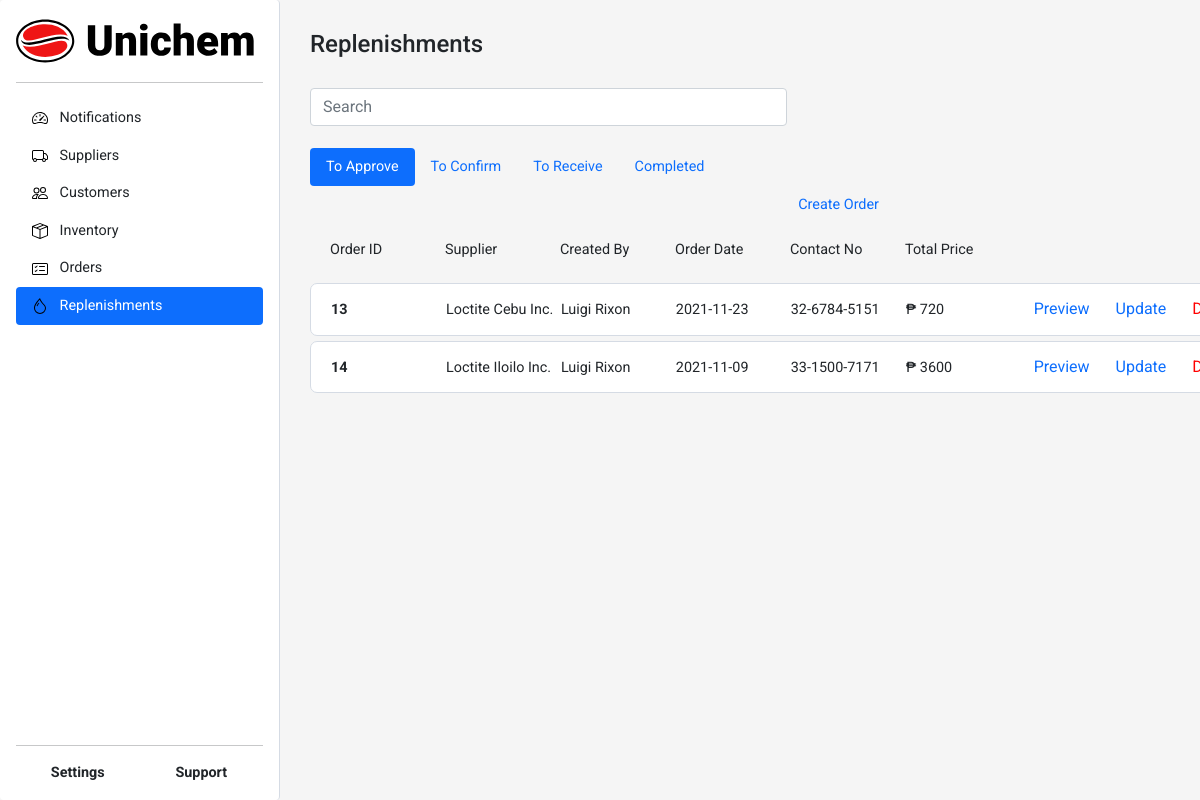
/sections/replenishments.php, run on the app's committed database.
### tables this page shows
CREATE TABLE `replenishment` (
  `repOrderID` int(11) NOT NULL,
  `supplierID` int(11) NOT NULL,
  `createdBy` int(11) NOT NULL,
  `repOrderDate` date NOT NULL,
  `orderStatus` enum('To-Confirm','To-Ship','To-Receive','Completed','To-Approve') NOT NULL,
  `shipRequiredDate` date NOT NULL,
  `paidStatus` enum('paid','unpaid') NOT NULL
);

CREATE TABLE `replenishment_line` (
  `replenishmentLineID` int(11) NOT NULL,
  `repOrderID` int(11) NOT NULL,
  `productID` int(11) NOT NULL,
  `quantity` int(11) NOT NULL
);

CREATE TABLE `supplier` (
  `supplierID` int(11) NOT NULL,
  `companyName` varchar(255) NOT NULL,
  `contactFName` varchar(255) NOT NULL,
  `contactLName` varchar(255) NOT NULL,
  `email` varchar(255) NOT NULL,
  `contactNo` char(15) NOT NULL,
  `logo` varchar(255) NOT NULL
);

CREATE TABLE `inventory_users` (
  `userID` int(11) NOT NULL,
  `userType` enum('Manager','User','Empty') NOT NULL,
  `userFirstName` varchar(255) NOT NULL,
  `userLastName` varchar(255) NOT NULL,
  `userName` varchar(255) NOT NULL,
  `email` varchar(255) NOT NULL,
  `password` varchar(255) NOT NULL
);

CREATE TABLE `product` (
  `productID` int(11) NOT NULL,
  `tradeName` varchar(255) NOT NULL,
  `description` text NOT NULL,
  `brandName` varchar(255) NOT NULL,
  `dateContained` date NOT NULL,
  `price` int(11) NOT NULL,
  `applicationType` varchar(255) NOT NULL,
  `cureTime` time NOT NULL,
  `color` varchar(255) NOT NULL,
  `form` varchar(255) NOT NULL,
  `packageType` varchar(255) NOT NULL,
  `packageSize` varchar(255) NOT NULL,
  `maxOperatingTemp` varchar(255) NOT NULL,
  `minOperatingTemp` varchar(255) NOT NULL,
  `viscosity` varchar(255) NOT NULL,
  `chemicalComposition` text NOT NULL,
  `operatingTempRange` varchar(255) NOT NULL,
  `productImage` varchar(255) NOT NULL,
  `inStock` int(11) NOT NULL
);

### components/replenishment/rep-list.php (the view)
<?php
echo "
                    <form method='get' action='customers.php'>
                        <div class='d-flex align-items-center justify-content-between white-box-container one-order-replenishment-list round-edge'>
                            <div class='list-cell'>
                                <b>" . $rep['repOrderID'] . "</b>
                            </div>
                            <div class='list-cell'>
                            " . $rep['companyName'] ."
                            </div>
                            <div class='list-cell'>
                                ". $rep['userFirstName'] ." ". $rep['userLastName']. "
                            </div>
                            <div class='list-cell'>
                                ". $rep['repOrderDate'] ."
                            </div>
                            <div class='list-cell'>
                                ". $rep['contactNo'] ."
                            </div>
                            <div class='list-cell'>
                            ". "₱ " . $rep['price'] * $rep['quantity'] ."
                            </div>
                            <div class=''>
                                    <form method='get' action=''>
                                        <input type='hidden' name='' value=''>
                                        <button type='submit' class='btn btn-link btn-update'>Preview</button>
                                    </form>
                            </div>
                            <div class=''>
                            <form method='get' action=''>
                                <input type='hidden' name='' value=''>
                                <button type='submit' class='btn btn-link btn-update'>Update</button>
                            </form>
                            </div>
                            <div class=''>
                                    <form method='get' action=''>
                                        <input type='hidden' name='' value=''>
                                        <button type='submit' class='btn btn-link btn-delete'>Delete</button>
                                    </form>
                            </div>
                        </div>
                    </form>
                ";
?>

### crud/replenishment/rep-list-approve.php
<?php
    include('../crud/db_connect.php');
    $getRepList = "SELECT *
                    FROM
                    replenishment r
                    JOIN supplier s ON
                        r.supplierID = s.supplierID
                    JOIN inventory_users iu ON
                        r.createdBy = iu.userID
                    JOIN replenishment_line rl ON
                        rl.repOrderID = r.repOrderID
                    JOIN product p ON
                        rl.productID = p.productID
                    WHERE
                        r.orderStatus = 'To-Approve'";
    $result = mysqli_query($conn, $getRepList);
    if (mysqli_num_rows($result) > 0) {
        echo "
            <div class=''>
            <div class='scroll-list'>
            ";
        while ($rep = mysqli_fetch_assoc($result)) {
            include('../components/replenishment/rep-list.php');
        }
        echo "
        </div>
        </div>
    ";
    }else{
        echo "<div class ='empty-message'>There are no To-Approve Replenishments.</div>";
    }
?>

### style/import.php (style rules this page uses)
* { margin: 0; padding: 0; font-family: 'Roboto', sans-serif; }
body:not(h1):not(h2):not(h3):not(h4):not(h5):not(h6) { font-size: .9rem; }
body { min-height: 100vh; min-height: -webkit-fill-available; background-color: whitesmoke; }
html { height: -webkit-fill-available; }
.round-edge { border-radius: 7px; }
.white-box-container { background-color: white; border: 1px solid #D5DBE4; padding: 20px; }
.one-order-replenishment-list { height: 52.31px; width: 961.44px; margin: 0 0 5px 0; }
.scroll-list { height: 700.43px; overflow-x: hidden; overflow-y: scroll; padding: 0 20px 0 0; }
.btn-delete { color: red; text-decoration: none; }
.btn-update { text-decoration: none; }
.list-cell { width: 115px; height: 20px; overflow-x: hidden; overflow-y: hidden; }

### data on the page
replenishment: replenishment_line.repOrderID "13", supplierID.companyName "Loctite Cebu Inc.", createdBy.userFirstName "Luigi", createdBy.userLastName "Rixon", repOrderDate "2021-11-23", supplierID.contactNo "32-6784-5151", product.price "720"
replenishment: replenishment_line.repOrderID "14", supplierID.companyName "Loctite Iloilo Inc.", createdBy.userFirstName "Luigi", createdBy.userLastName "Rixon", repOrderDate "2021-11-09", supplierID.contactNo "33-1500-7171", product.price "3600"
